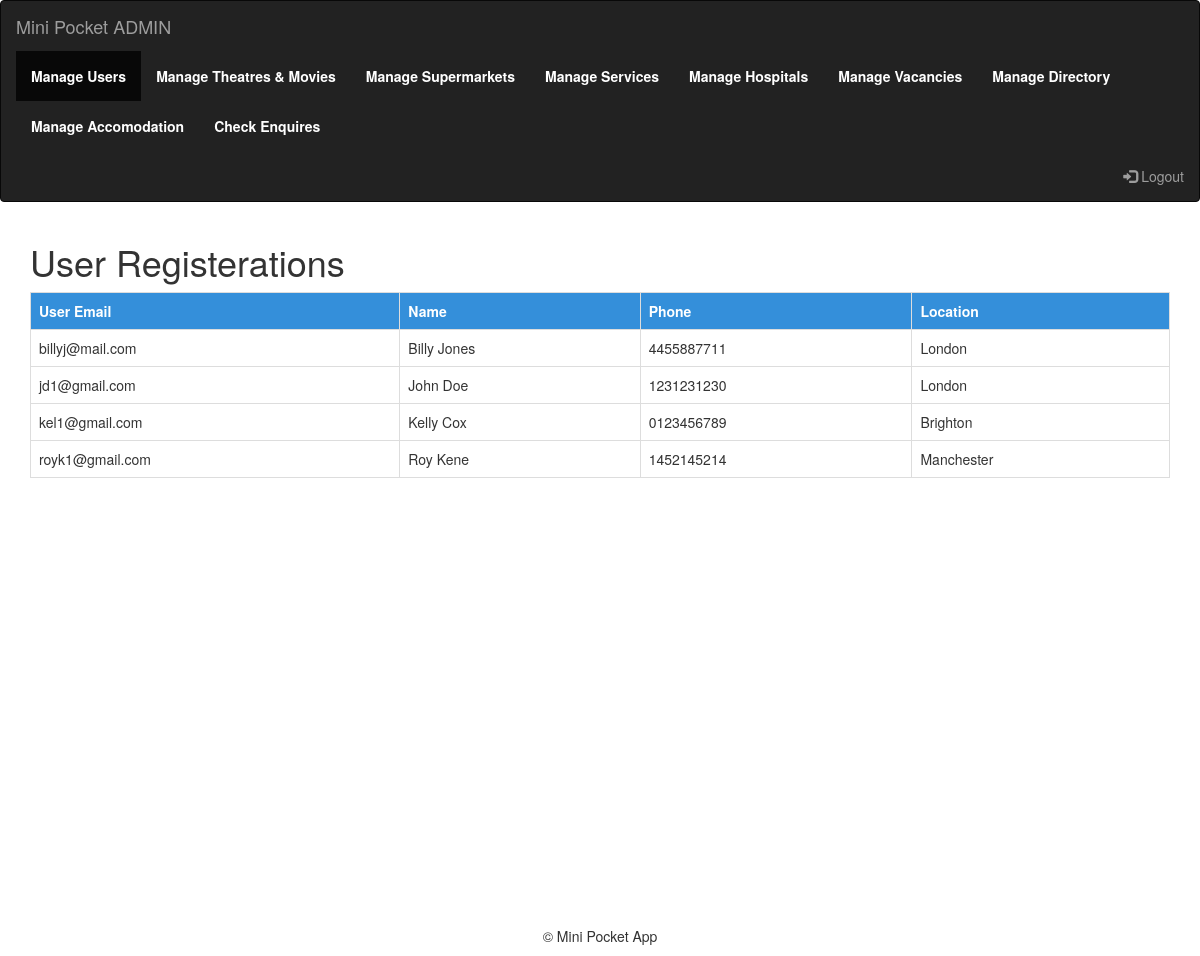
The app's page /admin/check-users.php (signed in) with its own data.
### tables this page shows
CREATE TABLE `user` (
  `email` varchar(50) NOT NULL,
  `fullname` varchar(50) NOT NULL,
  `phone` varchar(15) NOT NULL,
  `location` varchar(50) NOT NULL,
  `password` varchar(50) NOT NULL
);

### admin/check-users.php (the view, shortened to what this page needs)
<?php
include('../config.php');
?>
<!DOCTYPE html>
<html lang="en">
<head>
    <link rel="stylesheet" href="https://maxcdn.bootstrapcdn.com/bootstrap/3.4.0/css/bootstrap.min.css">
    <link rel="stylesheet" href="https://use.fontawesome.com/releases/v5.8.1/css/all.css">
    <link rel="stylesheet" href="https://cdnjs.cloudflare.com/ajax/libs/font-awesome/4.7.0/css/font-awesome.min.css">
    <link rel="stylesheet" href="styles/style.css">
</head>
<body>
    <nav class="navbar navbar-inverse">
        <div class="container-fluid">
            <div class="navbar-header">
                <a class="navbar-brand" href="#">Mini Pocket ADMIN</a>
            </div>
            <ul class="nav navbar-nav">
                <li class="active"><a class="" href="check-users.php" style="color: #fff; font-weight: bold">Manage Users</a></li>
                <li class=""><a class="" href="check-movies.php" style="color: #fff; font-weight: bold">Manage Theatres &amp; Movies</a></li>
                <li class=""><a class="" href="check-supermarkets.php" style="color: #fff; font-weight: bold">Manage Supermarkets</a></li>
                <li class=""><a class="" href="check-services.php" style="color: #fff; font-weight: bold">Manage Services</a></li>
                <li class=""><a class="" href="check-hospitals.php" style="color: #fff; font-weight: bold">Manage Hospitals</a></li>
                <li class=""><a class="" href="check-vacancies.php" style="color: #fff; font-weight: bold">Manage Vacancies</a></li>
                <li class=""><a class="" href="check-directory.php" style="color: #fff; font-weight: bold">Manage Directory</a></li>
                <li class=""><a class="" href="check-accomodation.php" style="color: #fff; font-weight: bold">Manage Accomodation</a></li>
                <li class=""><a class="" href="check-enquiries.php" style="color: #fff; font-weight: bold">Check Enquires</a></li>
            </ul>
            <ul class="nav navbar-nav navbar-right">
                <li><a href="admin-logout.php"><span class="glyphicon glyphicon-log-in"></span> Logout</a></li>
            </ul>
        </div>
    </nav>
    <div class="container regs-con">
        <h1>User Registerations</h1>
        <table class="table table-bordered" id="student-tab">
            <tr>
                <th>User Email</th>
                <th>Name</th>
                <th>Phone</th>
                <th>Location</th>
            </tr>
            <?php
            $sql = "SELECT email, fullname, phone, location FROM user";
            $result = mysqli_query($conn, $sql);
            while ($row = mysqli_fetch_assoc($result)) {
                echo "<tr>";
                echo "<td>" . $row['email'] . "</td>";
                echo "<td>" . $row['fullname'] . "</td>";
                echo "<td>" . $row['phone'] . "</td>";
                echo "<td>" . $row['location'] . "</td>";
                echo "</tr>";
            }
            ?>
        </table>
    </div>
    <footer id="footer">
        <p>&copy; Mini Pocket App</p>
    </footer>
</body>
</html>

### admin/styles/style.css (style rules this page uses)
body { padding: 0; margin: 0; }
.regs-con { margin-top: 20px; }
.container { min-height: 88vh; }
th { background-color: rgb(52, 143, 218); color: #fff; }
footer { text-align: center; }

### records on screen
user: email "billyj@mail.com", fullname "Billy Jones", phone "4455887711", location "London"
user: email "jd1@gmail.com", fullname "John Doe", phone "1231231230", location "London"
user: email "kel1@gmail.com", fullname "Kelly Cox", phone "0123456789", location "Brighton"
user: email "royk1@gmail.com", fullname "Roy Kene", phone "1452145214", location "Manchester"
